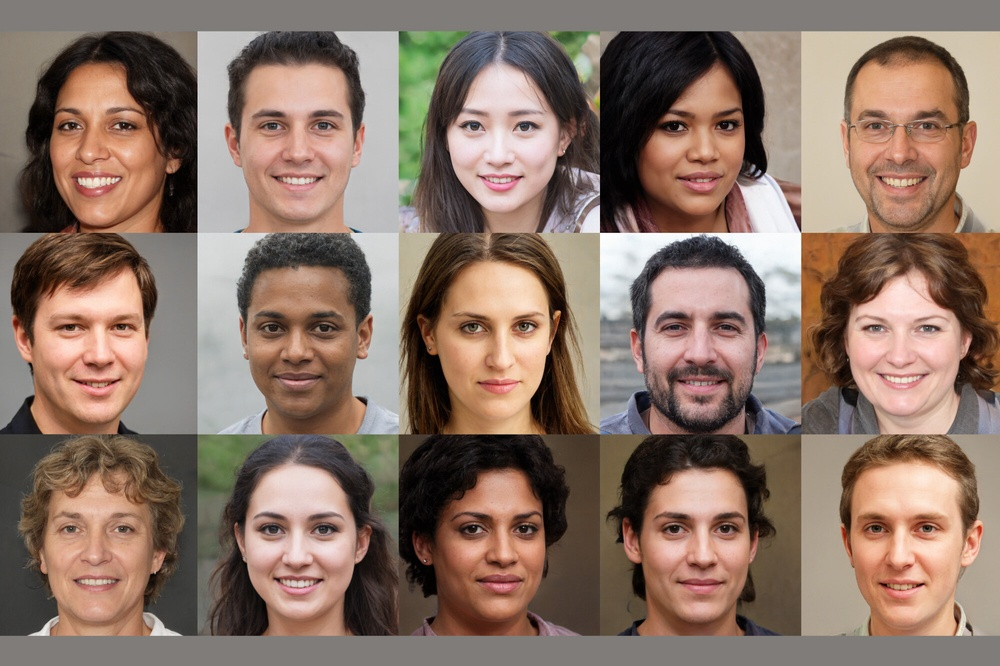
#> input picture images/faces.jpg, 1000 x 666 px, shrunk from 2000 x 1331 before the run
$ python face_detect.py --image images/faces.jpg
#> lines starting #> are read from the running program, lines starting #| are printed output that depends on the picture; after the words box and inside, x2 and y2 are one past the last pixel; in counts of white or black regions, pixels touching at a corner belong together
#> further down, img is the input picture: shape (666, 1000, 3); mean B, G, R 102.6, 115.8, 138.5
import cv2 as cv
import argparse

def parser():
    parser = argparse.ArgumentParser(description='Face Detection')
    parser.add_argument("--image", type=str, required=True, help='Path to the image')
    parser.add_argument("--neighbors", type=int, help='minNeighbors factor')

    return parser.parse_args()

def convert_gray(image, show=False):
#> called with show = False
    output = cv.cvtColor(image, cv.COLOR_BGR2GRAY)
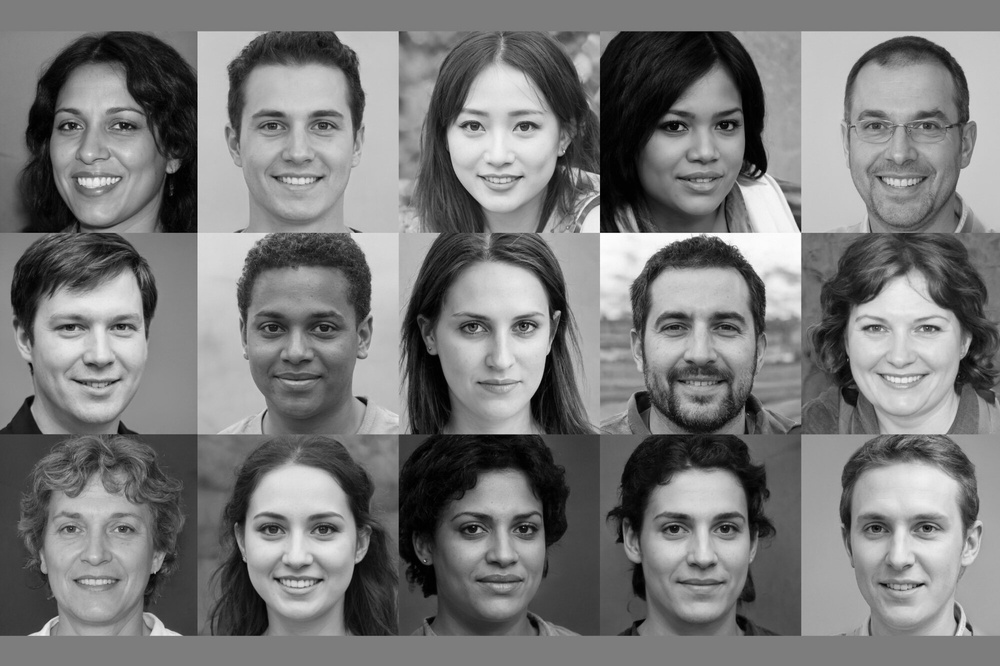
#> output: shape (666, 1000); min 0, max 255, mean 121.1
    if show:
        cv.imshow('Gray Image', output)
        cv.waitKey(0)
    return output

def detect_face(image, gray_image, neighbors=3, show=True):
#> called with show = True
    hc_file = 'haar_face.xml'
    haar_cascade = cv.CascadeClassifier(hc_file)
    faces_rect = haar_cascade.detectMultiScale(gray, scaleFactor=1.1, minNeighbors=neighbors)
#> faces_rect = 17 rows, first 6: [747, 338, 74, 74], [831, 72, 142, 142], [220, 63, 158, 158], [31, 480, 130, 130], [31, 77, 131, 131], [642, 78, 123, 123]
    if show:
        print('Number of faces detected: ', len(faces_rect))
#| Number of faces detected:  17
        for (x,y,w,h) in faces_rect:
            cv.rectangle(image, (x,y), (x+w, y+h), (0,255,0), thickness=1)
#> this loop made 17 passes
#> (x, y, w, h) on passes 1 to 12: (747, 338, 74, 74), (831, 72, 142, 142), (220, 63, 158, 158), (31, 480, 130, 130), (31, 77, 131, 131), (642, 78, 123, 123), (836, 279, 129, 129), (426, 271, 147, 147), (436, 479, 130, 130), (435, 73, 135, 135), (27, 273, 140, 140), (225, 269, 146, 146)
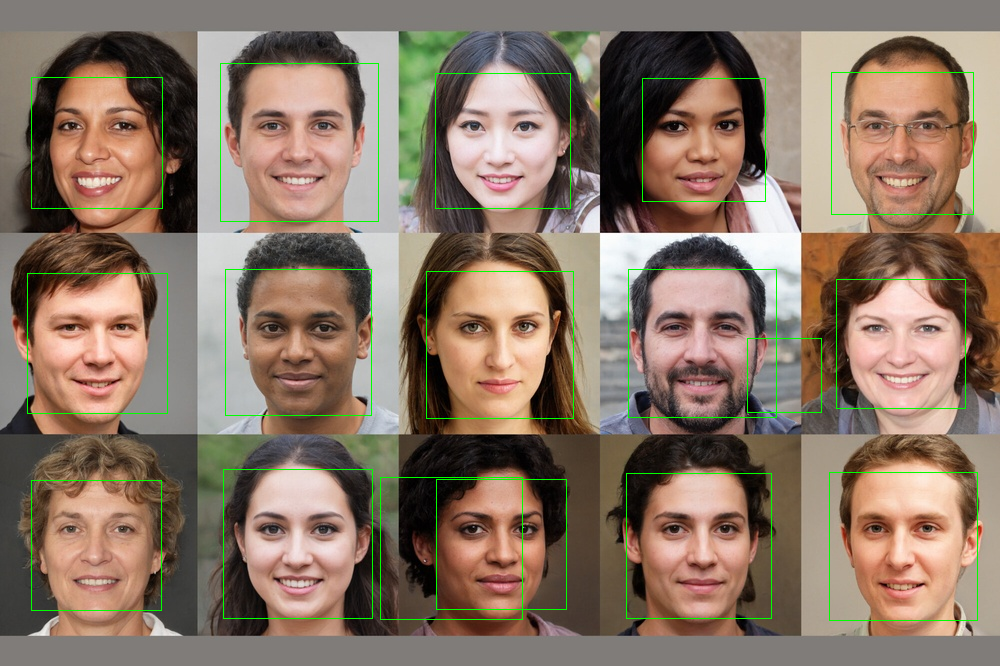
#> image: shape (666, 1000, 3); 1.39% of pixels changed, all inside (x1, y1, x2, y2) = (27, 63, 978, 621)
        cv.imshow('Detected Faces', image)
        cv.waitKey(0)

if __name__=='__main__':
    args = parser()
    image_file = args.image
    img = cv.imread(image_file)
    gray = convert_gray(img)
    detect_face(img, gray, args.neighbors)

$ run again, on images/img_10.jfif
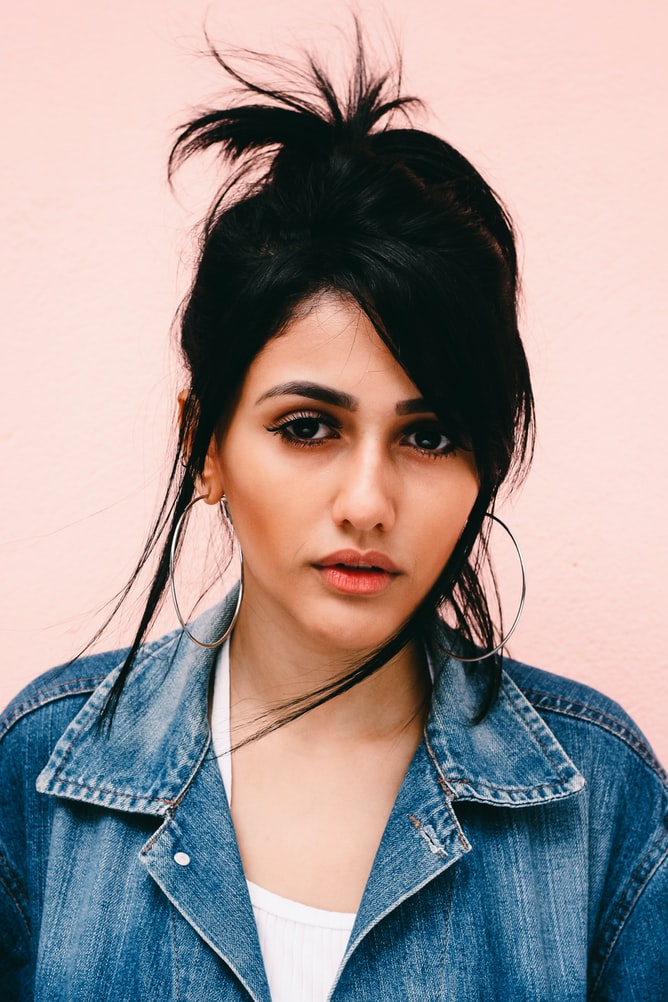
#> input picture images/img_10.jfif, 668 x 1002 px
#> img is the input picture: shape (1002, 668, 3); mean B, G, R 147, 147.1, 158.2
#> in convert_gray, `output = cv.cvtColor(image, cv.COLOR_BGR2GRAY)`:
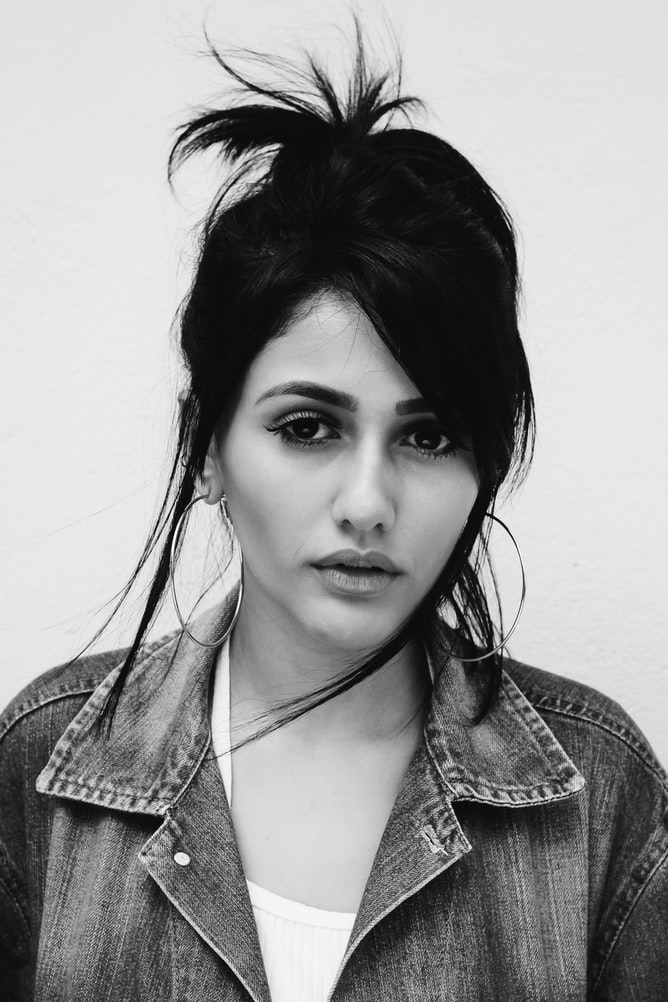
#> output: shape (1002, 668); min 1, max 255, mean 150.4
#> faces_rect = [[180, 289, 367, 367]]
#| Number of faces detected:  1
#> the loop in detect_face, `for (x,y,w,h) in faces_rect:` made 1 pass
#> after the loop in detect_face, `for (x,y,w,h) in faces_rect:`:
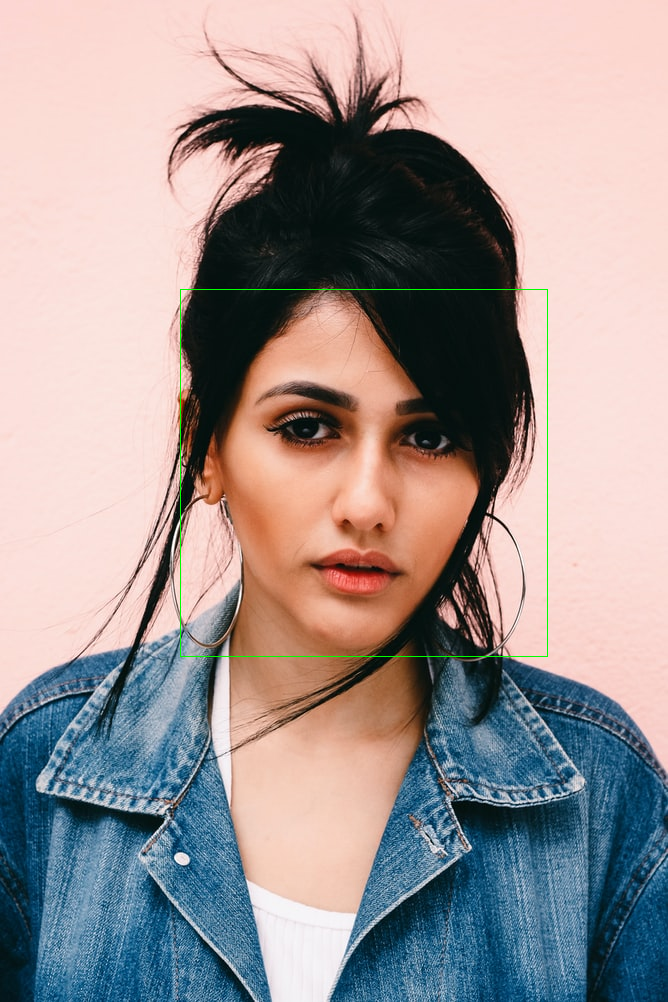
#> image: shape (1002, 668, 3); 0.22% of pixels changed, all inside (x1, y1, x2, y2) = (180, 289, 548, 657)

$ run again, on images/img_2.jfif
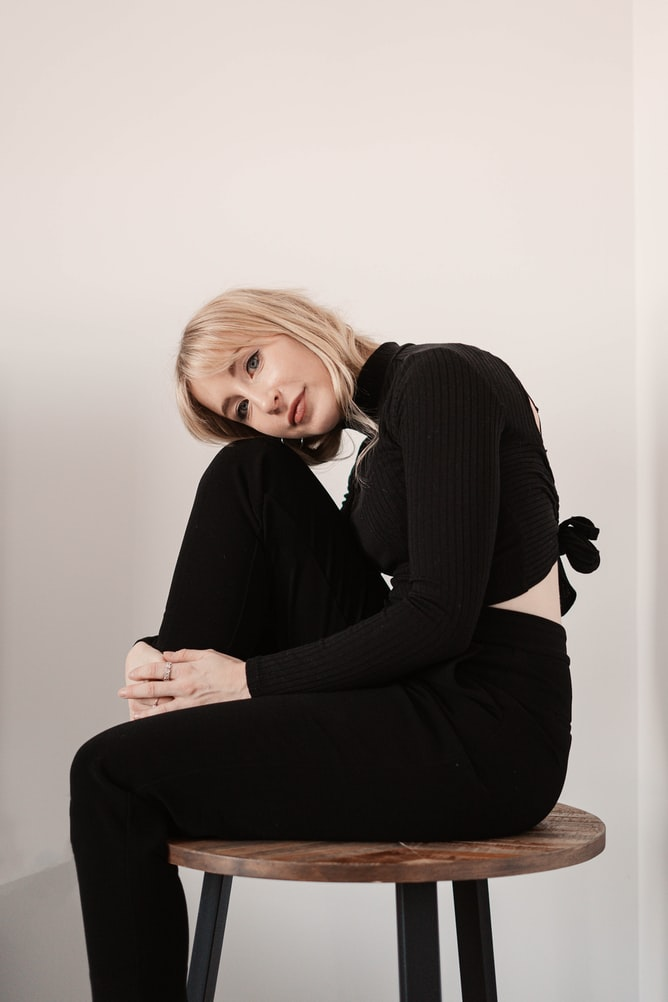
#> input picture images/img_2.jfif, 668 x 1002 px
#> img is the input picture: shape (1002, 668, 3); mean B, G, R 137.5, 142.5, 151.5
#> in convert_gray, `output = cv.cvtColor(image, cv.COLOR_BGR2GRAY)`:
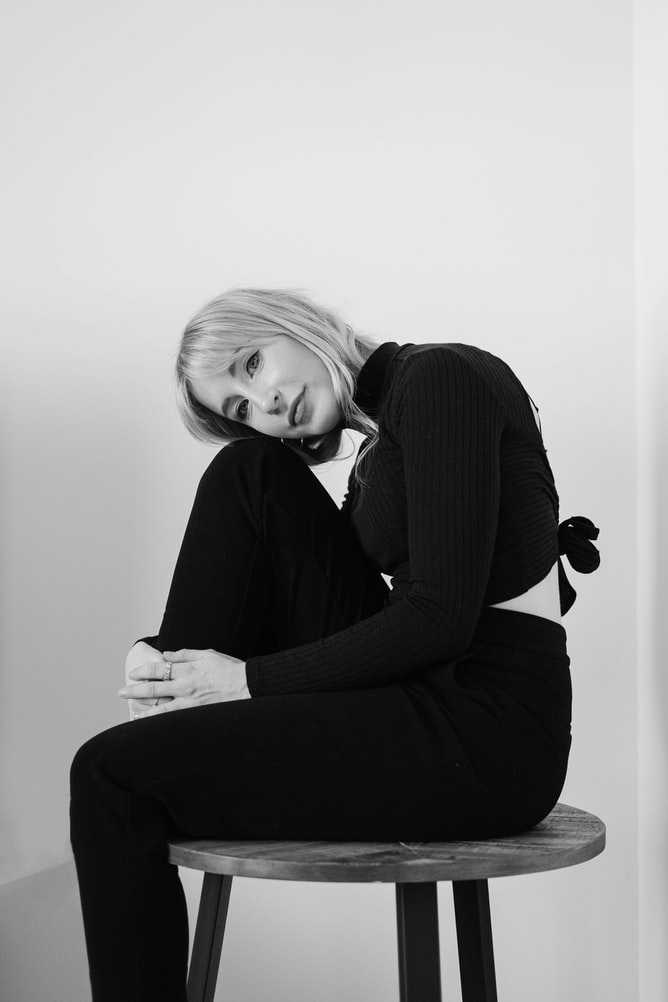
#> output: shape (1002, 668); min 0, max 253, mean 144.6
#> faces_rect = [[184, 360, 25, 25], [182, 330, 49, 49]]
#| Number of faces detected:  2
#> the loop in detect_face, `for (x,y,w,h) in faces_rect:` made 2 passes
#> after the loop in detect_face, `for (x,y,w,h) in faces_rect:`:
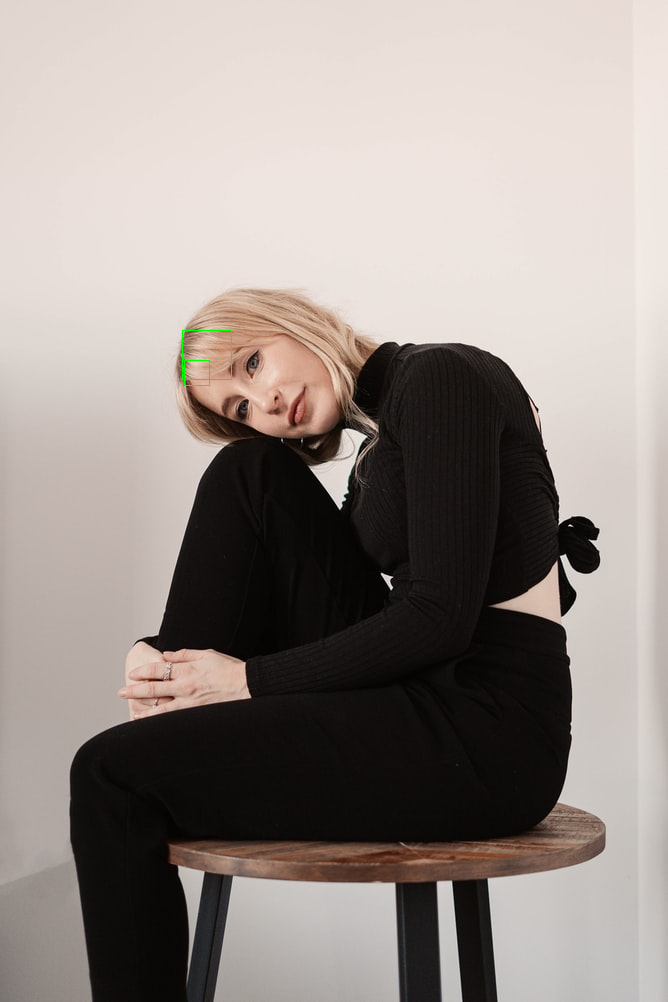
#> image: shape (1002, 668, 3); 0.04% of pixels changed, all inside (x1, y1, x2, y2) = (182, 330, 232, 386)

$ run again, on images/img_3.jfif
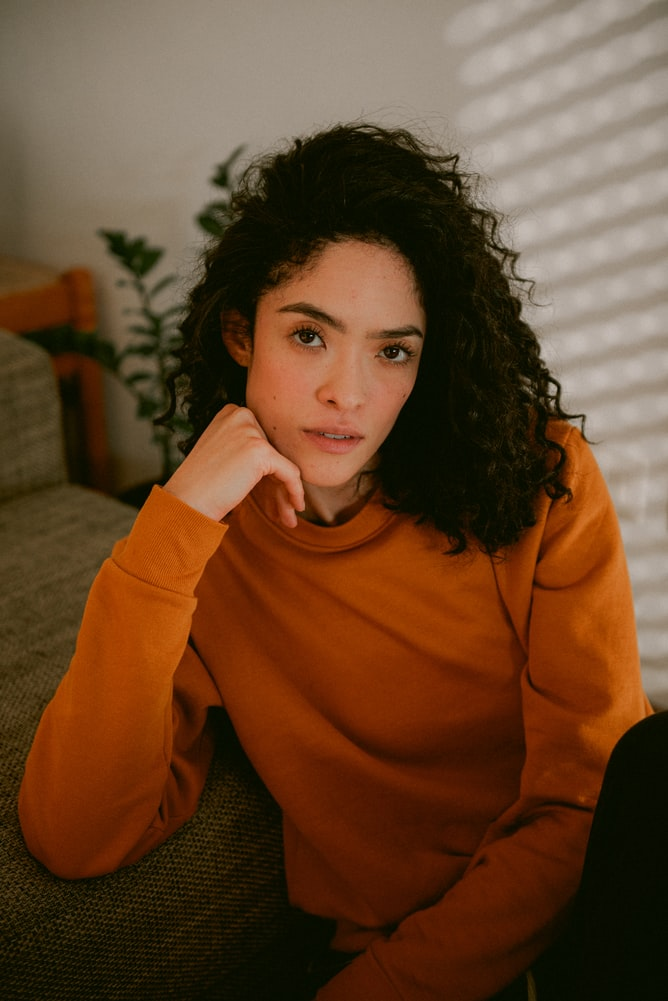
#> input picture images/img_3.jfif, 668 x 1001 px
#> img is the input picture: shape (1001, 668, 3); mean B, G, R 42.9, 68.9, 102
#> in convert_gray, `output = cv.cvtColor(image, cv.COLOR_BGR2GRAY)`:
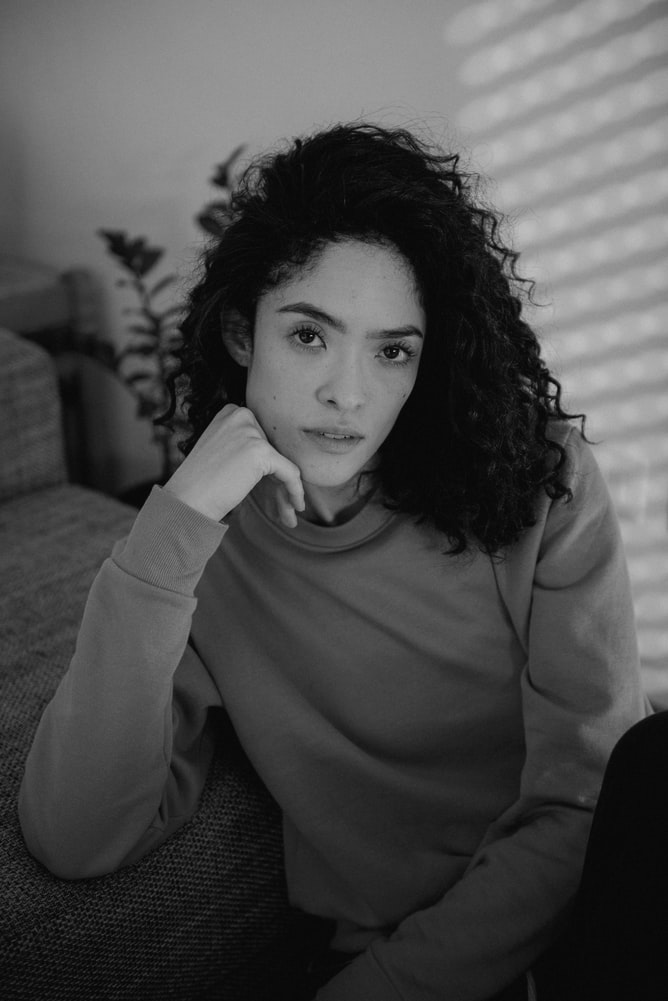
#> output: shape (1001, 668); min 1, max 191, mean 75.8
#> faces_rect = [[238, 255, 220, 220]]
#| Number of faces detected:  1
#> the loop in detect_face, `for (x,y,w,h) in faces_rect:` made 1 pass
#> after the loop in detect_face, `for (x,y,w,h) in faces_rect:`:
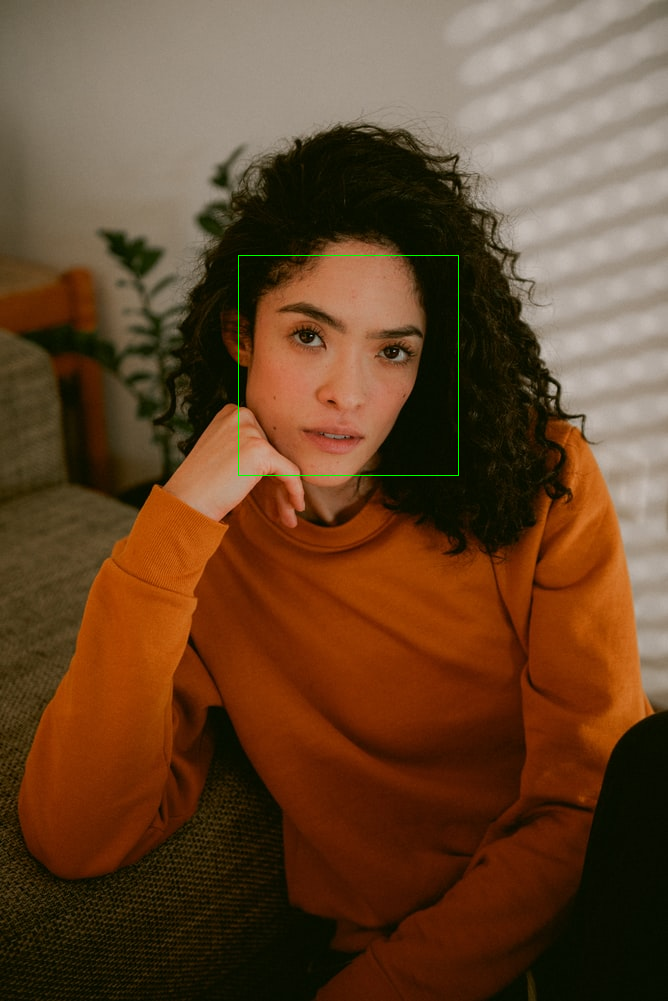
#> image: shape (1001, 668, 3); 0.13% of pixels changed, all inside (x1, y1, x2, y2) = (238, 255, 459, 476)
